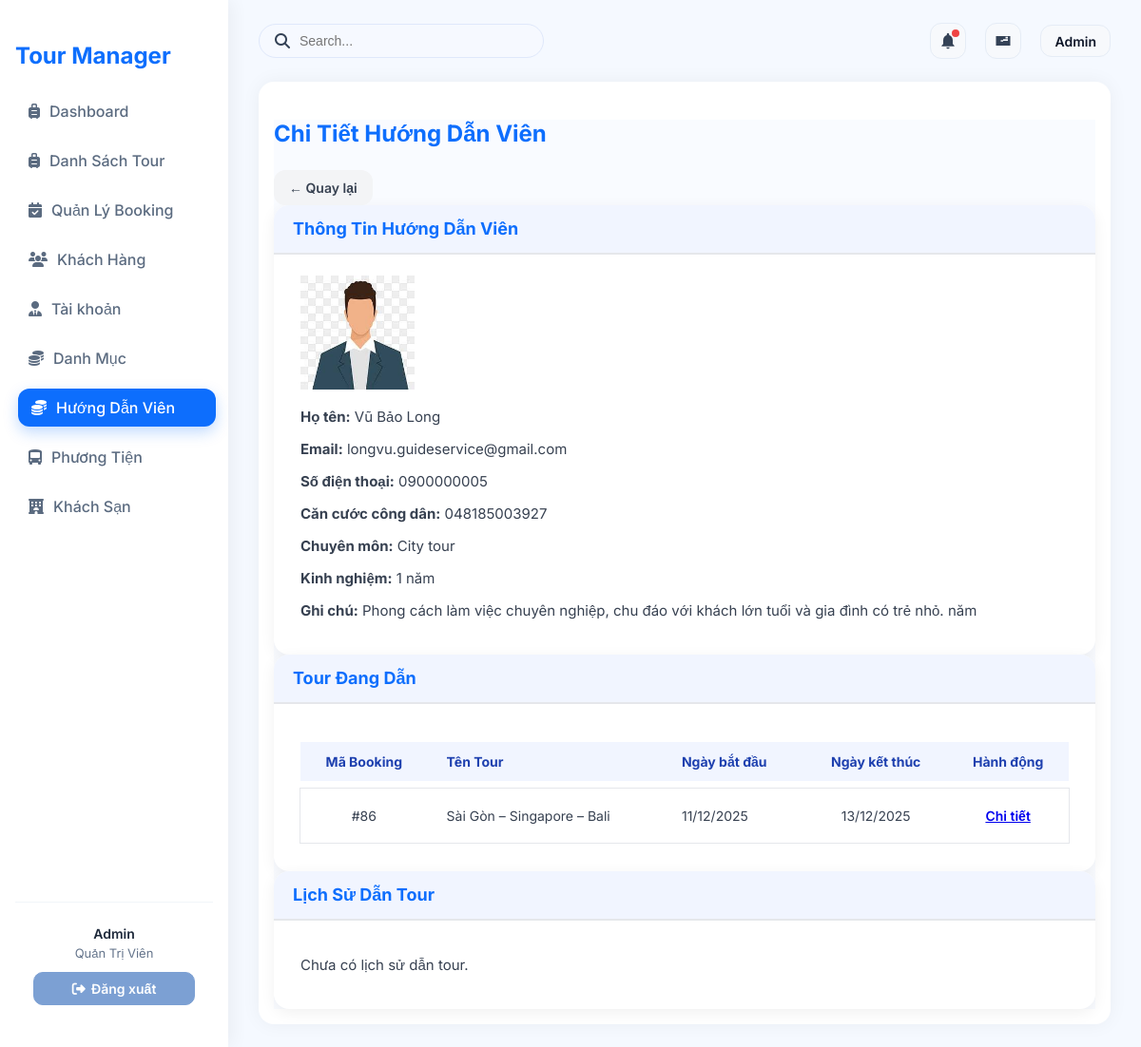
/?action=admin-detailGuide&id=5 (signed in), run on the app's committed database.
### tables this page shows
CREATE TABLE `guides` (
  `guide_id` int NOT NULL,
  `user_id` int DEFAULT NULL,
  `experience_years` int DEFAULT '0',
  `specialization` varchar(255) DEFAULT NULL,
  `avatar` varchar(255) DEFAULT NULL,
  `note` text,
  `cccd` varchar(20) DEFAULT NULL
);

CREATE TABLE `users` (
  `user_id` int NOT NULL,
  `username` varchar(50) NOT NULL,
  `password` varchar(255) NOT NULL,
  `role` enum('admin','guide') NOT NULL DEFAULT 'guide',
  `name` varchar(100) DEFAULT NULL,
  `email` varchar(100) DEFAULT NULL,
  `phone` varchar(20) DEFAULT NULL
);

CREATE TABLE `guide_tours` (
  `id` int NOT NULL,
  `guide_id` int NOT NULL,
  `booking_id` int NOT NULL,
  `tour_id` int NOT NULL,
  `status` enum('current','history') DEFAULT 'current'
);

CREATE TABLE `tours` (
  `tour_id` int NOT NULL,
  `tour_name` varchar(150) NOT NULL,
  `description` text,
  `price_adult` int NOT NULL DEFAULT '0',
  `price_child` int NOT NULL DEFAULT '0',
  `days` int NOT NULL DEFAULT '1',
  `category_id` int DEFAULT NULL,
  `tour_images` varchar(255) DEFAULT NULL
);

CREATE TABLE `bookings` (
  `booking_id` int NOT NULL,
  `tour_id` int DEFAULT NULL,
  `guide_id` int DEFAULT NULL,
  `hotel_id` int DEFAULT NULL,
  `vehicle_id` int DEFAULT NULL,
  `status` enum('sap_dien_ra','dang_dien_ra','cho_xac_nhan_ket_thuc','da_hoan_thanh','da_huy') NOT NULL DEFAULT 'sap_dien_ra',
  `report` text,
  `created_at` timestamp NULL DEFAULT CURRENT_TIMESTAMP,
  `start_date` date DEFAULT NULL,
  `end_date` date DEFAULT NULL,
  `total_price` decimal(12,2) NOT NULL DEFAULT '0.00',
  `note` text
);

### controllers/GuideController.php (called while the page is built, shortened)
<?php
class GuideController
{
    private $guideQuery;
    function __construct()
    {
        $this->guideQuery = new GuideQuery();
    }
    public function detailGuide($id)
    {
        $guide = $this->guideQuery->findGuide($id);
        $currentBookings = $this->guideQuery->getCurrentBookings($id);
        $historyBookings = $this->guideQuery->getHistoryBookings($id);
        require './views/Guide/DetailGuide.php';
    }
}
?>

### routes/index.php (called while the page is built)
<?php
$action = $_GET['action'] ?? '/';
match ($action) {
    '/' => (new AuthController)->home(),
    'admin' => require './views/admin.php',
    'login' => (new AuthController)->login(),
    'logout' => (new AuthController)->logout(),
    'admin-listTours' => require './views/admin.php',
    'admin-createTours' => require './views/admin.php',
    'admin-updateTours' => require './views/admin.php',
    'admin-listUsers' => require './views/admin.php',
    'admin-createUsers' => require './views/admin.php',
    'admin-updateUsers' => require './views/admin.php',
    'admin-listCategory' => require './views/admin.php',
    'admin-createCategory' => require './views/admin.php',
    'admin-updateCategory' => require './views/admin.php',
    'admin-listCustomer' => require './views/admin.php',
    'admin-createCustomer' => require './views/admin.php',
    'admin-updateCustomer' => require './views/admin.php',
    'admin-listDiscount' => require './views/admin.php',
    'admin-createDiscount' => require './views/admin.php',
    'admin-updateDiscount' => require './views/admin.php',
    'admin-listGuide' => require './views/admin.php',
    'admin-createGuide' => require './views/admin.php',
    'admin-updateGuide' => require './views/admin.php',
    'admin-listTourGuide' => require './views/admin.php',
    'admin-createTourGuide' => require './views/admin.php',
    'admin-updateTourGuide' => require './views/admin.php',
    'admin-listHotel' => require './views/admin.php',
    'admin-createHotel' => require './views/admin.php',
    'admin-updateHotel' => require './views/admin.php',
    'admin-listVehicles' => require './views/admin.php',
    'admin-createVehicles' => require './views/admin.php',
    'admin-updateVehicles' => require './views/admin.php',
    'admin-listReport' => require './views/admin.php',
    'admin-createReport' => require './views/admin.php',
    'admin-updateReport' => require './views/admin.php',
    default => require './views/admin.php',
};

### index.php (called while the page is built, shortened)
<?php
spl_autoload_register(function ($class) {
    $fileName = "$class.php";
    $fileModel              = PATH_MODEL . $fileName;
});
require_once './routes/index.php';

### models/BaseModel.php (called while the page is built, shortened)
<?php
class BaseModel
{
    public function __construct()
    {
        $dsn = sprintf('mysql:host=%s;port=%s;dbname=%s;charset=utf8', DB_HOST, DB_PORT, DB_NAME);
        try {
            $this->pdo = new PDO($dsn, DB_USERNAME, DB_PASSWORD, DB_OPTIONS);
        } catch (PDOException $e) {
            die("Kết nối cơ sở dữ liệu thất bại: {$e->getMessage()}. Vui lòng thử lại sau.");
        }
    }
}

### models/GuideQuery.php (called while the page is built, shortened)
<?php
class GuideQuery extends BaseModel
{
    public function findGuide($id)
    {
        $sql = "SELECT guides.*, users.name, users.email, users.phone, users.user_id
                FROM guides
                INNER JOIN users ON guides.user_id = users.user_id
                WHERE guide_id = :id";
        $stmt = $this->pdo->prepare($sql);
        $stmt->bindParam(':id', $id);
        $stmt->execute();
        return $stmt->fetch(PDO::FETCH_ASSOC);
    }
    public function getCurrentBookings($id)
    {
        $sql = "SELECT gt.id, gt.guide_id, gt.booking_id, t.tour_name, b.start_date, b.end_date, b.status AS booking_status
                FROM guide_tours gt
                JOIN bookings b ON gt.booking_id = b.booking_id
                JOIN tours t ON b.tour_id = t.tour_id
                WHERE gt.guide_id = :id
                AND gt.status = 'current'
                ORDER BY b.start_date ASC ";
        $stmt = $this->pdo->prepare($sql);
        $stmt->bindParam(':id', $id);
        $stmt->execute();
        return $stmt->fetchAll(PDO::FETCH_ASSOC);
    }
}

### views/Guide/DetailGuide.php (the view, shortened to what this page needs)
<link rel="stylesheet" href="./assets/css/admin.css">
<div class="main-content p-4">
    <div class="mb-4 d-flex justify-content-between align-items-center">
        <h3 class="fw-bold">Chi Tiết Hướng Dẫn Viên</h3>
        <a href="?action=admin-listGuide" class="btn btn-secondary" style="text-decoration:none">← Quay lại</a>
    </div>
    <div class="card mb-4">
        <div class="card-header fw-bold">Thông Tin Hướng Dẫn Viên</div>
        <div class="card-body d-flex">
            <?php if (!empty($guide['avatar'])): ?>
            <img src="<?= BASE_ASSETS_UPLOADS . $guide['avatar'] ?>" width="120" class="rounded me-4 shadow-sm">
            <?php endif; ?>
            <div>
                <p><strong>Họ tên:</strong> <?= $guide['name'] ?></p>
                <p><strong>Email:</strong> <?= $guide['email'] ?></p>
                <p><strong>Số điện thoại:</strong> <?= $guide['phone'] ?></p>
                <p><strong>Căn cước công dân:</strong> <?= $guide['cccd'] ?></p>
                <p><strong>Chuyên môn:</strong> <?= $guide['specialization'] ?></p>
                <p><strong>Kinh nghiệm:</strong> <?= $guide['experience_years'] ?> năm</p>
                <p><strong>Ghi chú:</strong> <?= $guide['note'] ?> năm</p>
            </div>
        </div>
    </div>
    <div class="card mb-4">
        <div class="card-header fw-bold">Tour Đang Dẫn</div>
        <div class="card-body">
            <?php if (!empty($currentBookings)): ?>
            <table class="table table-bordered table-striped">
                <thead>
                    <tr>
                        <th>Mã Booking</th>
                        <th>Tên Tour</th>
                        <th>Ngày bắt đầu</th>
                        <th>Ngày kết thúc</th>
                        <th>Hành động</th>
                    </tr>
                </thead>
                <tbody>
                    <?php foreach ($currentBookings as $b): ?>
                    <tr>
                        <td>#<?= $b['booking_id'] ?></td>
                        <td class="fw-semibold"><?= $b['tour_name'] ?></td>
                        <td><?= date("d/m/Y", strtotime($b['start_date'])) ?></td>
                        <td><?= empty($b['end_date']) ? '' : date("d/m/Y", strtotime($b['end_date'])) ?></td>
                        <td>
                            <a href="?action=admin-detailBooking&id=<?= $b['booking_id'] ?>"
                                class="btn btn-info btn-sm">Chi tiết</a>
                        </td>
                    </tr>
                    <?php endforeach; ?>
                </tbody>
            </table>
            <?php else: ?>
            <p class="text-muted">Hướng dẫn viên chưa được phân tour nào.</p>
            <?php endif; ?>
        </div>
    </div>
    <div class="card mb-4">
        <div class="card-header fw-bold">Lịch Sử Dẫn Tour</div>
        <div class="card-body">
            <?php if (!empty($historyBookings)): ?>
            <table class="table table-bordered table-striped">
                <thead>
                    <tr>
                        <th>Mã Booking</th>
                        <th>Tên Tour</th>
                        <th>Ngày bắt đầu</th>
                        <th>Ngày kết thúc</th>
                        <th>Trạng thái</th>
                    </tr>
                </thead>
                <tbody>
                    <?php foreach ($historyBookings as $b): ?>
                    <tr>
                        <td>#<?= $b['booking_id'] ?></td>
                        <td class="fw-semibold"><?= $b['tour_name'] ?></td>
                        <td><?= date("d/m/Y", strtotime($b['start_date'])) ?></td>
                        <td><?= date("d/m/Y", strtotime($b['end_date'])) ?></td>
                        <td>
                            <?php if ($b['booking_status'] == 'da_hoan_thanh'): ?>
                            <span class="badge bg-success">Hoàn thành</span>
                            <?php elseif ($b['booking_status'] == 'da_huy'): ?>
                            <span class="badge bg-danger">Đã hủy</span>
                            <?php endif; ?>
                        </td>
                    </tr>
                    <?php endforeach; ?>
                </tbody>
            </table>
            <?php else: ?>
            <p class="text-muted">Chưa có lịch sử dẫn tour.</p>
            <?php endif; ?>
        </div>
    </div>
</div>

### assets/css/admin.css (style rules this page uses)
* { box-sizing: border-box; }
body { font-family: "Inter", sans-serif; margin: 0; padding: 0; background: #f5f9ff; color: #334155; display: flex; height: 100vh; overflow: hidden; }

### assets/css/Guide/detailGuide.css (style rules this page uses)
.main-content { font-family: "Inter", sans-serif; background: #f9fbff; }
.card { background: #ffffff; border-radius: 16px; box-shadow: 0 4px 16px rgba(0, 0, 0, 0.06); padding: 0; border: none; }
.card-header { background: #f1f5ff; font-size: 18px; font-weight: 700; padding: 14px 20px; color: #0d6efd; border-radius: 16px 16px 0 0; border-bottom: 2px solid #e5e7eb; }
.card-body { padding: 22px 28px; font-size: 15px; color: #374151; }
h3.fw-bold { font-size: 24px; font-weight: 700; color: #0d6efd; }
.btn-secondary { background-color: #f3f4f6; color: #374151; border: none; padding: 10px 24px; border-radius: 10px; font-weight: 600; transition: 0.25s ease; }
.table { width: 100%; border-collapse: separate; border-spacing: 0 8px; margin-top: 10px; }
.table thead tr { background-color: #f1f5ff; color: #1e40af; font-weight: 600; }
.table thead th { padding: 12px 16px; font-size: 14px; }
.table tbody tr { background: #ffffff; box-shadow: 0 0 0 1px #e5e7eb; transition: 0.2s ease; }
.table td { padding: 12px 16px; font-size: 14px; color: #374151; }
.btn { display: inline-flex; align-items: center; justify-content: center; font-size: 14px; padding: 10px 16px; border-radius: 12px; font-weight: 600; cursor: pointer; transition: all 0.2s ease; }
.btn-sm { font-size: 14px; padding: 8px 14px; border-radius: 10px; }
.table th:nth-child(1), .table td:nth-child(1), .table th:nth-child(4), .table td:nth-child(4), .table th:nth-child(5), .table td:nth-child(5), .table th:nth-child(7), .table td:nth-child(7) { text-align: center; }
.table th:nth-child(2), .table td:nth-child(2), .table th:nth-child(3), .table td:nth-child(3), .table th:nth-child(6), .table td:nth-child(6) { text-align: left; padding-left: 20px; }

### data on the page
guides: avatar (picture), user.name "Vũ Bảo Long", user.email "longvu.guideservice@gmail.com", user.phone "0900000005", cccd "048185003927", specialization "City tour", experience_years "1", note "Phong cách làm việc chuyên nghiệp, chu đáo với khách lớn tuổi và gia đình có trẻ nhỏ."
guide_tours: booking "86", tour.tour_name "Sài Gòn – Singapore – Bali", booking.start_date "11/12/2025", booking.end_date "13/12/2025"

### other printed values
$user['name'] "Admin"
